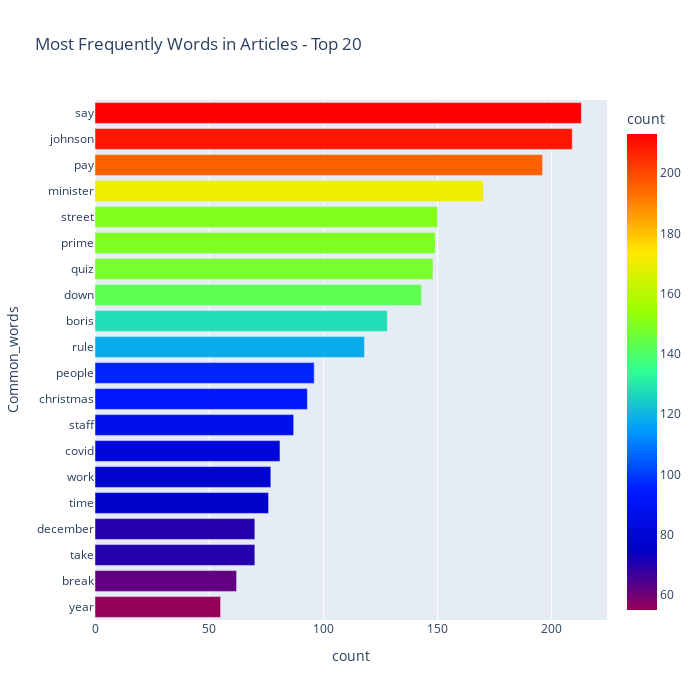

This figure's notebook cell:
### Code cell
words_art1 = words_art.sort_values(by = 'count', ascending = 'True')
fig = px.bar(words_art1, x="count", y="Common_words", title='Most Frequently Words in Articles - Top 20', orientation='h', 
             width=700, height=700,color='count', color_continuous_scale='Rainbow')
fig.show()

### Figure 1 — Plotly figure (JSON) as saved in the notebook; plotly's stock layout.template omitted (floating-point values rounded to 4 significant figures)
{"data": [{"alignmentgroup": "True", "hovertemplate": "count=%{marker.color}<br>Common_words=%{y}<extra></extra>", "legendgroup": "", "marker": {"color": [55, 62, 70, 70, 76, 77, 81, 87, 93, 96, 118, 128, 143, 148, 149, 150, 170, 196, 209, 213], "coloraxis": "coloraxis"}, "name": "", "offsetgroup": "", "orientation": "h", "showlegend": false, "textposition": "auto", "type": "bar", "x": [55, 62, 70, 70, 76, 77, 81, 87, 93, 96, 118, 128, 143, 148, 149, 150, 170, 196, 209, 213], "xaxis": "x", "y": ["year", "break", "take", "december", "time", "work", "covid", "staff", "christmas", "people", "rule", "boris", "down", "quiz", "prime", "street", "minister", "pay", "johnson", "say"], "yaxis": "y"}], "layout": {"barmode": "relative", "coloraxis": {"colorbar": {"title": {"text": "count"}}, "colorscale": [[0, "rgb(150,0,90)"], [0.125, "rgb(0,0,200)"], [0.25, "rgb(0,25,255)"], [0.375, "rgb(0,152,255)"], [0.5, "rgb(44,255,150)"], [0.625, "rgb(151,255,0)"], [0.75, "rgb(255,234,0)"], [0.875, "rgb(255,111,0)"], [1, "rgb(255,0,0)"]]}, "height": 700, "legend": {"tracegroupgap": 0}, "title": {"text": "Most Frequently Words in Articles - Top 20"}, "width": 700, "xaxis": {"anchor": "y", "domain": [0, 1], "title": {"text": "count"}}, "yaxis": {"anchor": "x", "domain": [0, 1], "title": {"text": "Common_words"}}}}
